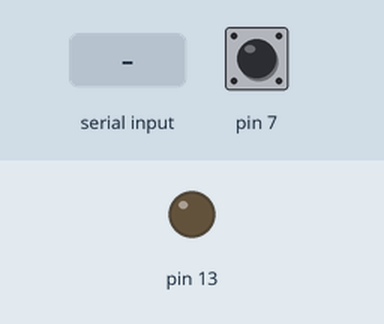
Bench run of a sketch on a simulated Arduino Uno, built with avr-gcc and run on an emulated ATmega328P. Shown: output pins drawn as LEDs (lit = HIGH). The test bench sets the inputs (shaded band); at power-on: pin 7 HIGH.

Above: at 1.2 s.
1.3 s: "1" received over the second serial link
At 2.0 s:
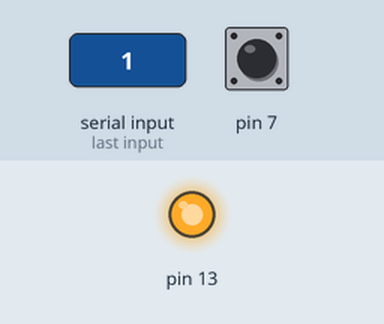
2.9 s: "0" received over the second serial link
At 4.0 s:
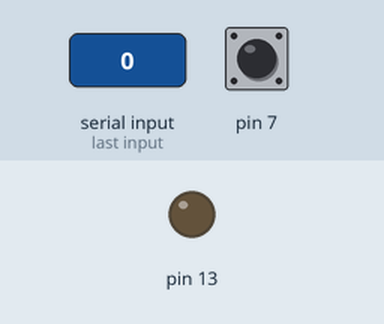
Timing chart, 0 to 5.9 s (numbered marks = the images above; inputs shaded):
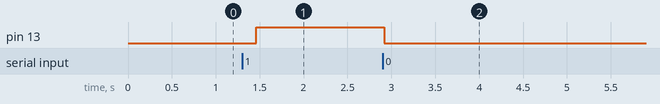

Measured:
- after the input at 1.3 s, pin 13: LOW → HIGH after 0.16 s
- after the input at 2.9 s, pin 13: HIGH → LOW at once

The sketch:

Bluetooth.ino
```cpp
#include <SoftwareSerial.h>

SoftwareSerial BTserial(2, 3);

int BTint = 0;
int SW = 1;

void setup()
{
    pinMode(13, OUTPUT);
    pinMode(7, INPUT_PULLUP);

    BTserial.begin(9600);
}

void loop()
{

    if (BTserial.available())//もし、Bluetoothが利用可能ならば
    {
        BTint = BTserial.read();

        if (BTint == '1')
        {
            digitalWrite(13, HIGH);
        }
        else if (BTint == '0')
        {
            digitalWrite(13, LOW);
        }
    }

    SW = digitalRead(7);
    if (SW == HIGH)
    {
        BTserial.println("SW 0FF");
    }
    else if (SW == LOW)
    {
        BTserial.println("SW ON");
    }
    delay(200);
}
```
